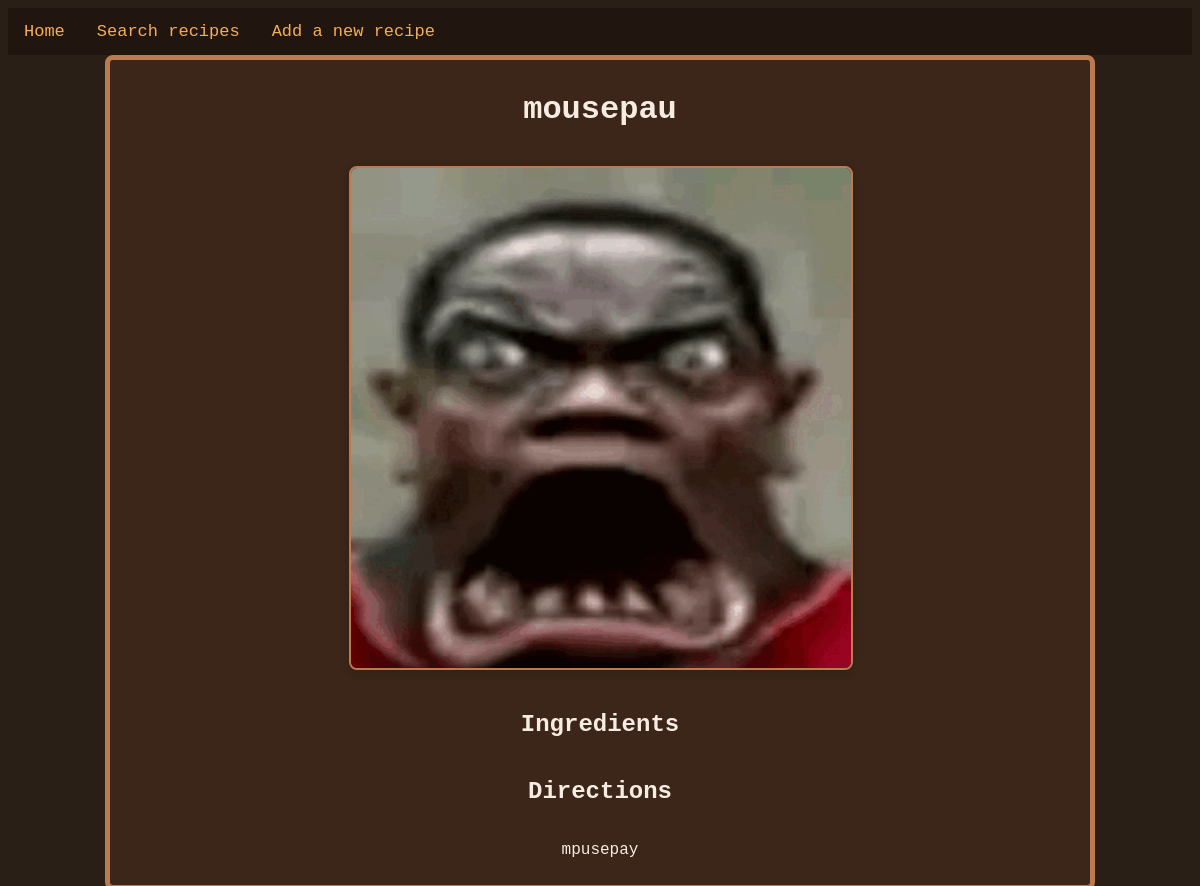
Page /recipes/15/ on the committed database.
### recipesMain/models.py (models this page shows, shortened)
class recipe(models.Model):
    recipeId = models.BigAutoField(primary_key = True)
    title = models.CharField(max_length = 50)
    prepTime = models.IntegerField(default=15)
    cookTime = models.IntegerField(default=20)
    ingredients = models.TextField()
    body = models.TextField()
    image = models.ImageField(upload_to="food_images/", default="food_images/icon.png")
    tag = models.ManyToManyField(category, db_column = "categoryTitle")
    class Meta:
        db_table = "recipe"

### recipesMain/views.py (the view)
# urls.py: path("<int:recipeId>/", views.expandRecipeView, name="expandRecipeView"),
def expandRecipeView(request, recipeId):
    try:
        recipesDisp = recipe.objects.get(pk=recipeId)
        recipeRequest = HttpResponse("This is recipe %s" % recipeId)
    except:
        raise Http404("Recipe does not exist. Maybe you should write it!")
    return render(request, "recipeViews/recipeExpand.html", {"recipesDisp": recipesDisp, })

### templates/recipeViews/recipeExpand.html
{% extends "base.html" %}
{% block content %}
<div class="centreColumn">
    <h1>{{ recipesDisp.title }}</h1>
    <p><img class="expandImage" src="{{ recipesDisp.image.url }}" alt="{{ recipesDisp.image.url }}"></p>
    <h2>Ingredients</h2>
    <h2>Directions</h2>
    <p>{{ recipesDisp.body }}</p>
</div>
{% endblock %}

### static/css/main.css (style rules this page uses)
:root { --autumn-bg: #2a1f17; --autumn-container-bg: #3b2619; --autumn-accent: #e08535; --autumn-accent-dark: #8f4c1c; --autumn-text: #f6ece2; --autumn-link: #f6ad55; --autumn-hover: #e57242; --autumn-border: #bc7a51; }
.centreColumn { width: 960px; height: 100%; padding: 10px; border: 5px solid var(--autumn-border); border-radius: 8px; word-break: keep-all; background-color: var(--autumn-container-bg); margin: auto; display: flex; flex-direction: column; align-items: center; color: var(--autumn-text); }
.expandImage { width: 100%; max-width: 500px; border-radius: 8px; border: 2px solid var(--autumn-border); box-shadow: 0 2px 8px #21160f55; }
body { color: var(--autumn-text); background-color: var(--autumn-bg); font-family: 'Lucida Console', 'Courier New', monospace; height: 100%; }

### rows in the picture
recipe: title "mousepau", image (picture), body "mpusepay"
